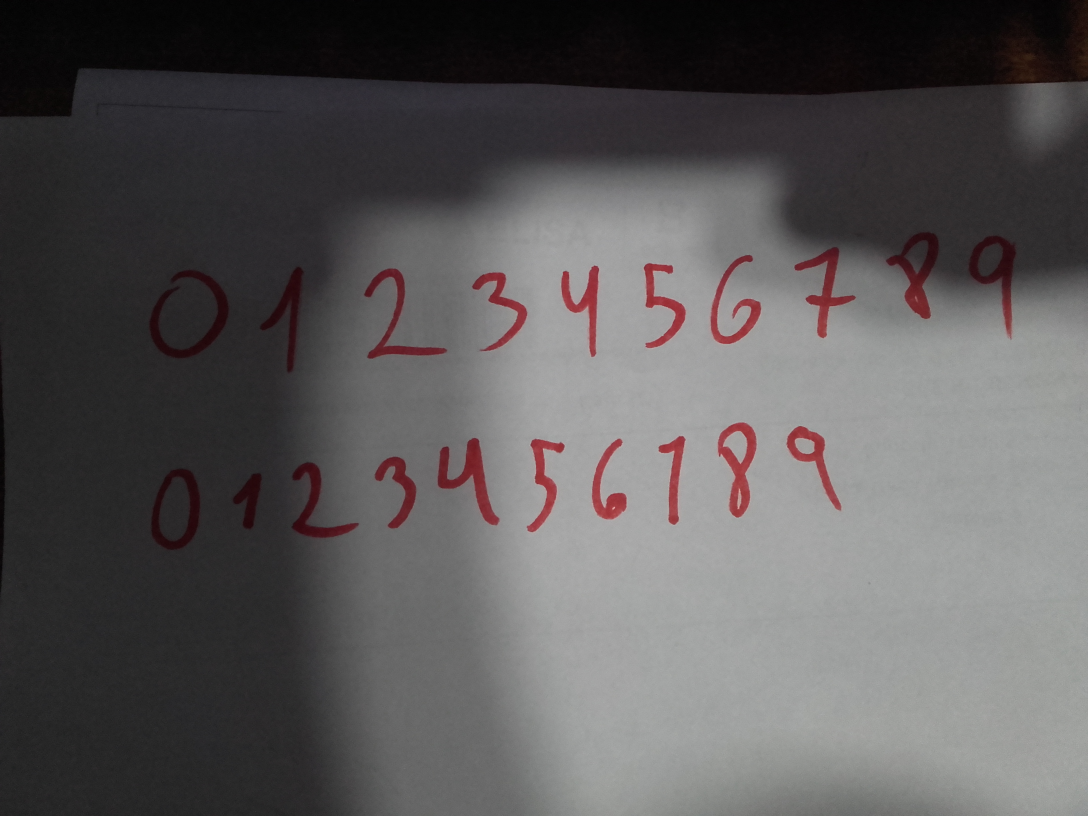
#> input picture Flask/DigitPrediction/functions/test_imgs/many/20180920_191323.jpg, 3264 x 2448 px (shown at 1/3 size); its folder holds only this picture in this run
$ python -i preprocess.py   (imports and definitions only)   (older library calls are emulated)
#> lines starting #> are read from the running program, lines starting #| are printed output that depends on the picture; after the words box and inside, x2 and y2 are one past the last pixel; in counts of white or black regions, pixels touching at a corner belong together
import cv2
import numpy as np
import os
import matplotlib.pyplot as plt


# Retorna la imagen preprocesada (Los digitos en blanco y el fondo negro + corregida la inclinación)
def preprocessing(raw_image):
    output_folder = os.path.dirname(os.path.abspath(__file__)) + "/output_images/"

    # Aplico filtros y binarización
    preprocessed_image = preprocess_image(raw_image)

    # Busco contornos en la imagen para saber cuantos números hay presentes
    _, contours, _ = cv2.findContours(preprocessed_image.copy(), cv2.RETR_EXTERNAL, cv2.CHAIN_APPROX_SIMPLE)
    # Corrección de inclinación sólo si en la imagen hay mas de 1 número:
    if len(contours) > 1:
        M = get_transformation_matrix(preprocessed_image)  # M es la matriz de transformación
        preprocessed_image = rotate(preprocessed_image, M)

    # Por si se desean observar las imagenes preprocesadas, la guardamos en el disco
    cv2.imwrite(output_folder + 'preprocessed_img.png', preprocessed_image)
    return preprocessed_image


def preprocess_image(raw_image):
    # Remuevo pequeños ruidos utilizando un filtro gaussiano
    # blurred = cv2.GaussianBlur(raw_image, (5, 5), 0)
    # Remuevo pequeños ruidos utilizando un filtro bilateral
    kernel = 5
    blurred = cv2.bilateralFilter(raw_image, kernel, kernel*2, kernel/2)
    # Binarizo la imagen utilizando Otsu
    # ret, bw_image = cv2.threshold(blurred.copy(), 0, 255, cv2.THRESH_BINARY_INV + cv2.THRESH_OTSU)
    # Binarizo utilizando filtro adaptativo
    bw_image = cv2.adaptiveThreshold(blurred.copy(), 255, cv2.ADAPTIVE_THRESH_GAUSSIAN_C,\
            cv2.THRESH_BINARY_INV, 11, 3)

    # Algunas transformaciones morfológicas
    kernel = np.ones((1, 1), np.uint8)
    bw_image = cv2.morphologyEx(bw_image, cv2.MORPH_CLOSE, kernel)
    bw_image = cv2.dilate(bw_image, kernel, iterations=1)
    # Eliminación de residuos - Inicio
    # Busco los contornos en la imagen, y calculo el area de cada uno.
    # Calculo una media. Luego remuevo los contornos cuya area este por debajo de la media, ya que es probable que se trate de ruido.
    _, contours, hierarchy = cv2.findContours(bw_image.copy(), 1, 2)

    processed = bw_image.copy()
    mask = np.ones(bw_image.shape[:2], dtype="uint8") * 255
    mean = 0
    for c in contours:
        mean += cv2.contourArea(c)
    mean = mean / len(contours)
    mean = mean - mean * 0.60
    for c in contours:
        if mean > cv2.contourArea(c):
            print("Bad contour")
            cv2.fillPoly(processed, pts=[c], color=(0, 0, 255))
    processed = cv2.bitwise_and(processed, processed, mask=mask)

    plt.imshow(processed)

    # Eliminación de residuos - Fin
    return processed


# El input debe ser una imagen binarizada, texto blanco y fondo negro
def get_transformation_matrix(img):

    # Busco todos los pixeles blancos
    pts = cv2.findNonZero(img)

    # Obtengo el rectangulo que engloba los pixeles blancos
    rect = cv2.minAreaRect(pts)

    # rect[0] tiene el centro del rectangulo, rect[1] el ancho y alto, rect[2] el ángulo
    # Dibujo el rectangulo para poder observarlo.
    drawrect = img.copy()
    drawrect = cv2.cvtColor(drawrect, cv2.COLOR_GRAY2BGR)
    box = cv2.boxPoints(rect)
    box = np.int0(box)  # box now has four vertices of rotated rectangle
    cv2.drawContours(drawrect, [box], 0, (0, 0, 255), 1)
    cv2.imwrite(os.path.dirname(os.path.abspath(__file__)) + '/output_images/rotated_rect.png', drawrect)

    # Cambio el angulo de rotacion si el ancho es mayor al alto.
    # Esto se hace por la forma en que trabaja cv2.minAreaRect.
    rect = list(rect)
    if rect[1][0] < rect[1][1]:  # Ancho > Alto
        temp = list(rect[1])
        temp[0], temp[1] = temp[1], temp[0]
        rect[1] = tuple(temp)
        rect[2] = rect[2] + 90.0

    # Convierto el rectangulo a un numpy array
    rect = np.asarray(rect)

    # Obtengo la matriz de rotación, que utilizaré posteriormente para rotar la imagen.
    M = cv2.getRotationMatrix2D(rect[0], rect[2], 1.0)
    return M


def rotate(image, M):
    return cv2.warpAffine(image, M, (image.shape[1], image.shape[0]))

>>> import cv2
>>> picture = cv2.imread('test_imgs/many/20180920_191323.jpg', cv2.IMREAD_GRAYSCALE)
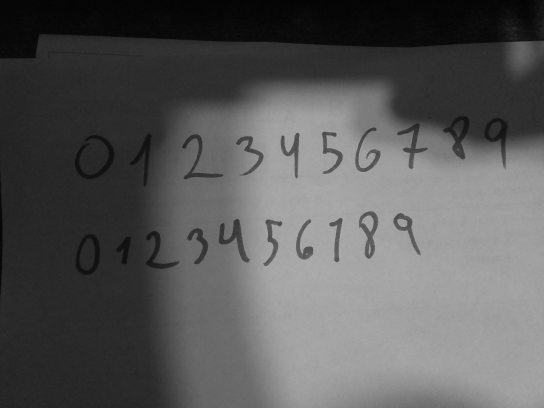
#> picture: shape (2448, 3264) (shown at 1/6 size); min 1, max 192, mean 89.2
>>> result = preprocessing(picture)
#> in preprocess_image, `bw_image = cv2.adaptiveThreshold(blurred.copy(), 255, cv2.ADAPTIVE_THR..`:
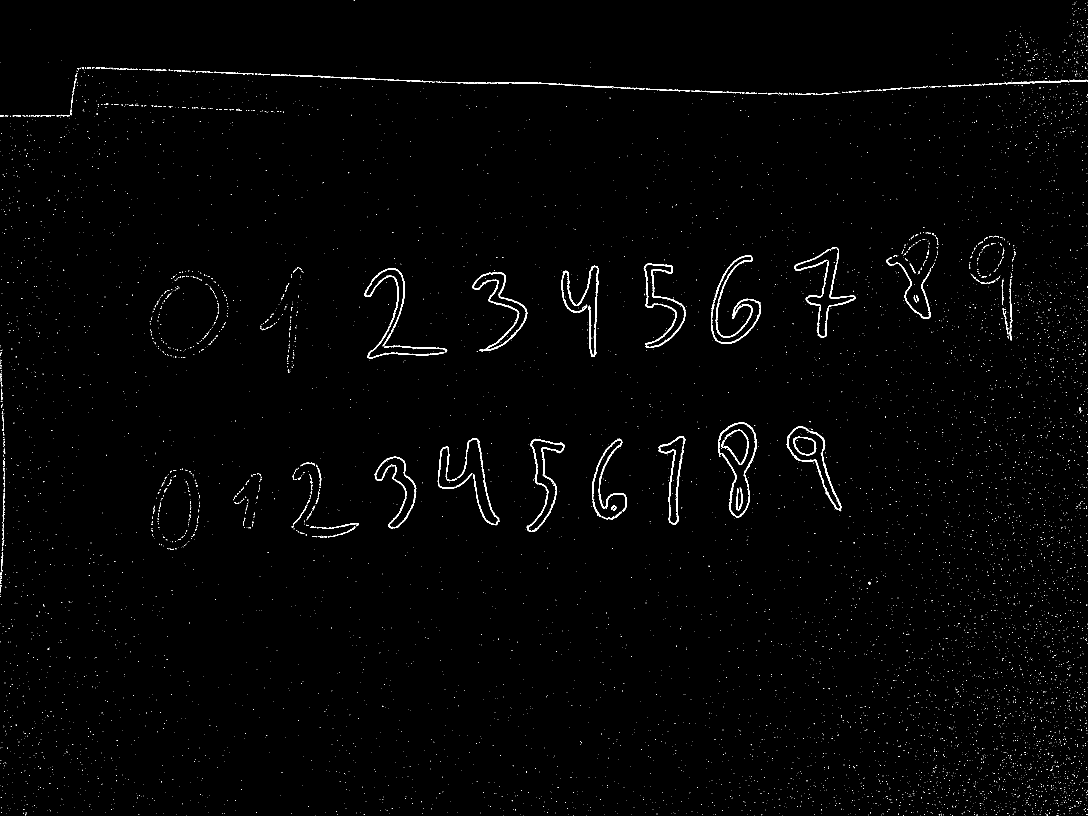
#> bw_image: shape (2448, 3264) (shown at 1/3 size); 0.95% white; 8020 white regions (7828 under 20 px)
#> in preprocess_image, `_, contours, hierarchy = cv2.findContours(bw_image.copy(), 1, 2)`: contours = 8049 contours, 7924 with area under 20; largest, box (x1, y1, x2, y2) and area: (2154, 1268, 2270, 1553) 18912, (2156, 1270, 2268, 1550) 16989, (2361, 1278, 2524, 1532) 12586, (2363, 1281, 2521, 1528) 10602, (1931, 790, 2057, 1044) 9915
#> the loop in preprocess_image, `for c in contours:` made 8049 passes
#> (c, mean) on passes 1 to 3: ([[3169, 2447]], 0), ([[3075, 2447]], 0), ([[2930, 2447], [2931, 2447]], 0)
#> after the loop in preprocess_image, `for c in contours:`: mean = 144373.5
#> in preprocess_image, `mean = mean / len(contours)`: mean = 17.94
#> in preprocess_image, `mean = mean - mean * 0.60`: mean = 7.17
#> the loop in preprocess_image, `for c in contours:` made 8049 passes
#> c on passes 1 to 3: [[3169, 2447]], [[3075, 2447]], [[2930, 2447], [2931, 2447]]
#> (printed output is left out)
#> after the loop in preprocess_image, `for c in contours:`:
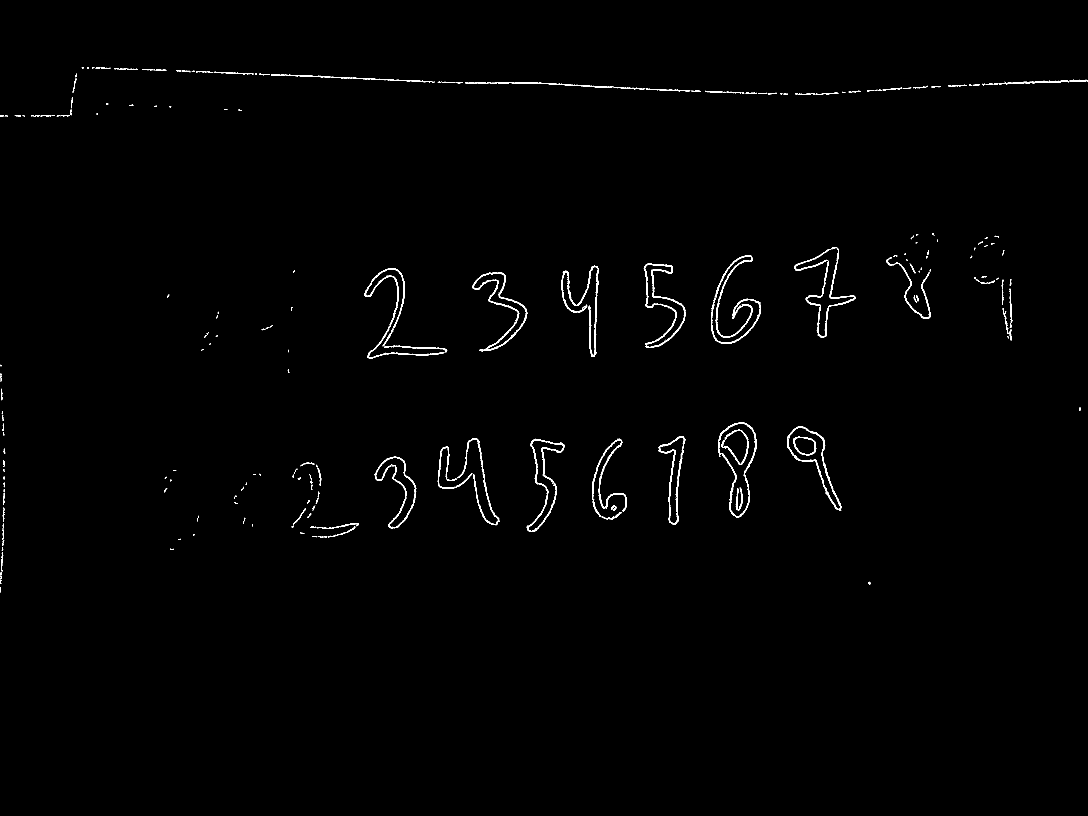
#> processed: shape (2448, 3264) (shown at 1/3 size); 0.72% white; 244 white regions (53 under 20 px)
#> in preprocessing, `_, contours, _ = cv2.findContours(preprocessed_image.copy(), cv2.RETR_..`: contours = 240 contours, 124 with area under 20; largest, box (x1, y1, x2, y2) and area: (2154, 1268, 2270, 1553) 18912, (1931, 790, 2057, 1044) 9915, (1417, 818, 1582, 1054) 9380, (1976, 1308, 2057, 1575) 7768, (2380, 1309, 2449, 1366) 2898
#> in get_transformation_matrix, `pts = cv2.findNonZero(img)`: pts = contour of 57650 points, box (x1, y1, x2, y2) (0, 201, 3264, 1777), area 1801842
#> in get_transformation_matrix, `rect = cv2.minAreaRect(pts)`: rect = ((1631.5, 988.5), (1575, 3263), -90)
#> in get_transformation_matrix, `box = cv2.boxPoints(rect)`: box = [[3263, 1776], [-4.82e-14, 1776], [0, 201], [3263, 201]]
#> in get_transformation_matrix, `box = np.int0(box)`: box = [[3263, 1776], [0, 1776], [0, 201], [3263, 201]]
#> in get_transformation_matrix, `cv2.drawContours(drawrect, [box], 0, (0, 0, 255), 1)`:
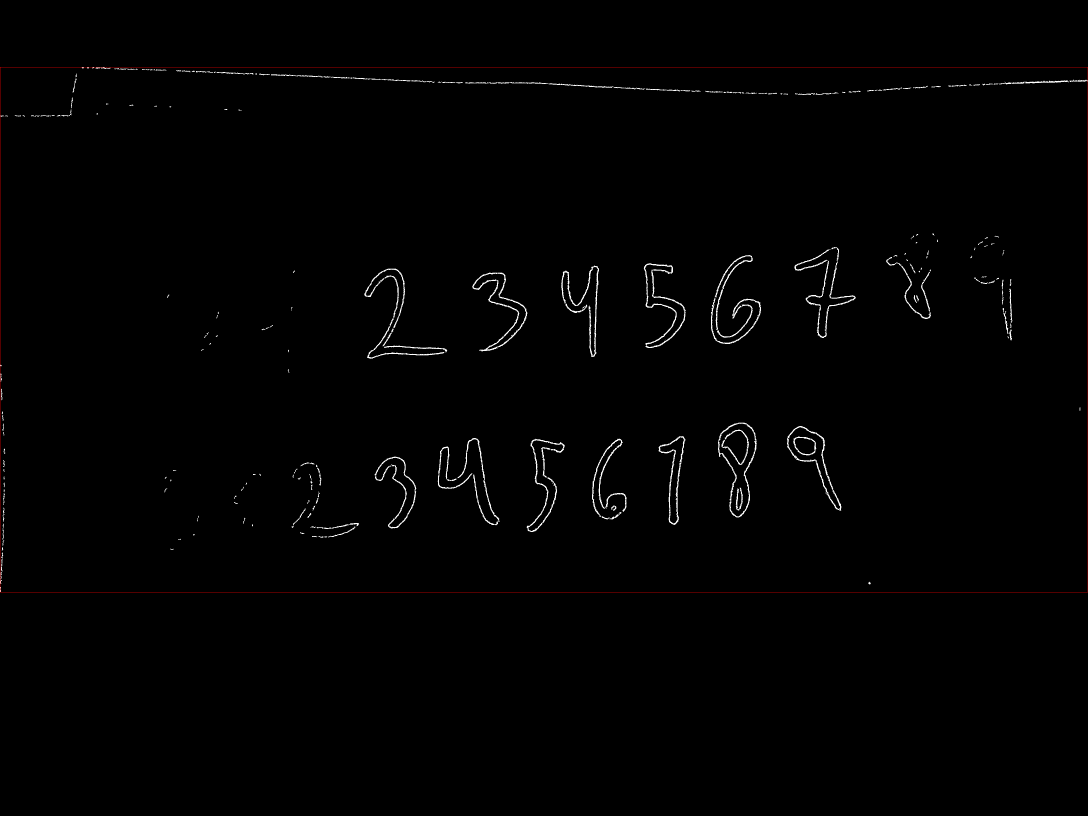
#> drawrect: shape (2448, 3264, 3) (shown at 1/3 size); mean B, G, R 1.8, 1.8, 2.1
#> in get_transformation_matrix, `rect = list(rect)`: rect = [(1631.5, 988.5), (1575, 3263), -90]
#> in get_transformation_matrix, `temp = list(rect[1])`: temp = [1575, 3263]
#> (the run stopped early here; a loop or call above may not have finished)

$ run again, on Flask/DigitPrediction/functions/test_imgs/many/20180920_191504.jpg
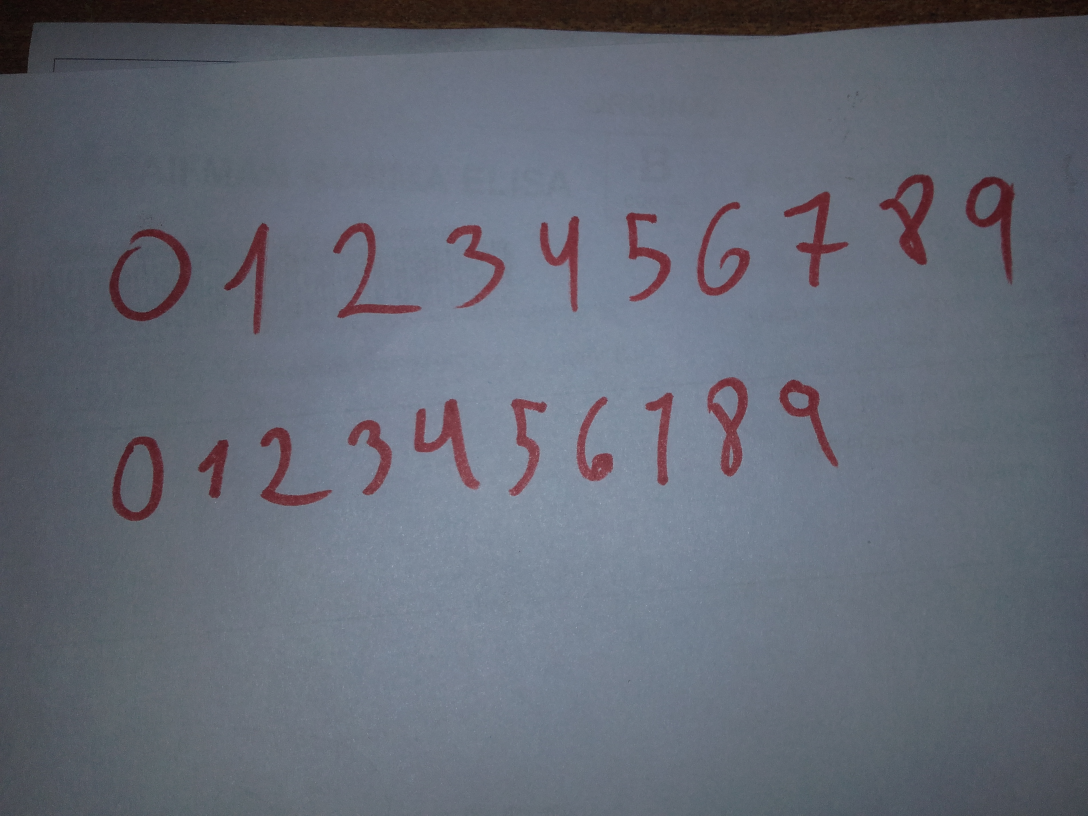
#> input picture Flask/DigitPrediction/functions/test_imgs/many/20180920_191504.jpg, 3264 x 2448 px (shown at 1/3 size)
#> bw_image: shape (2448, 3264); 2.6% white in thin lines or dots
#> in preprocess_image, `_, contours, hierarchy = cv2.findContours(bw_image.copy(), 1, 2)`: contours = 41112 contours, 40595 with area under 20; largest, box (x1, y1, x2, y2) and area: (159, 174, 729, 217) 1008, (2352, 575, 2490, 651) 699, (1971, 1255, 2010, 1421) 587, (2035, 96, 2289, 109) 527, (1910, 741, 2013, 853) 475
#> the loop in preprocess_image, `for c in contours:` made 41112 passes
#> (c, mean) on passes 1 to 3: ([[3254, 2447]], 0), ([[3169, 2447]], 0), ([[3055, 2447]], 0)
#> after the loop in preprocess_image, `for c in contours:`: mean = 84032
#> in preprocess_image, `mean = mean / len(contours)`: mean = 2.04
#> in preprocess_image, `mean = mean - mean * 0.60`: mean = 0.818
#> the loop in preprocess_image, `for c in contours:` made 41112 passes
#> c on passes 1 to 3: [[3254, 2447]], [[3169, 2447]], [[3055, 2447]]
#> (printed output is left out)
#> after the loop in preprocess_image, `for c in contours:`:
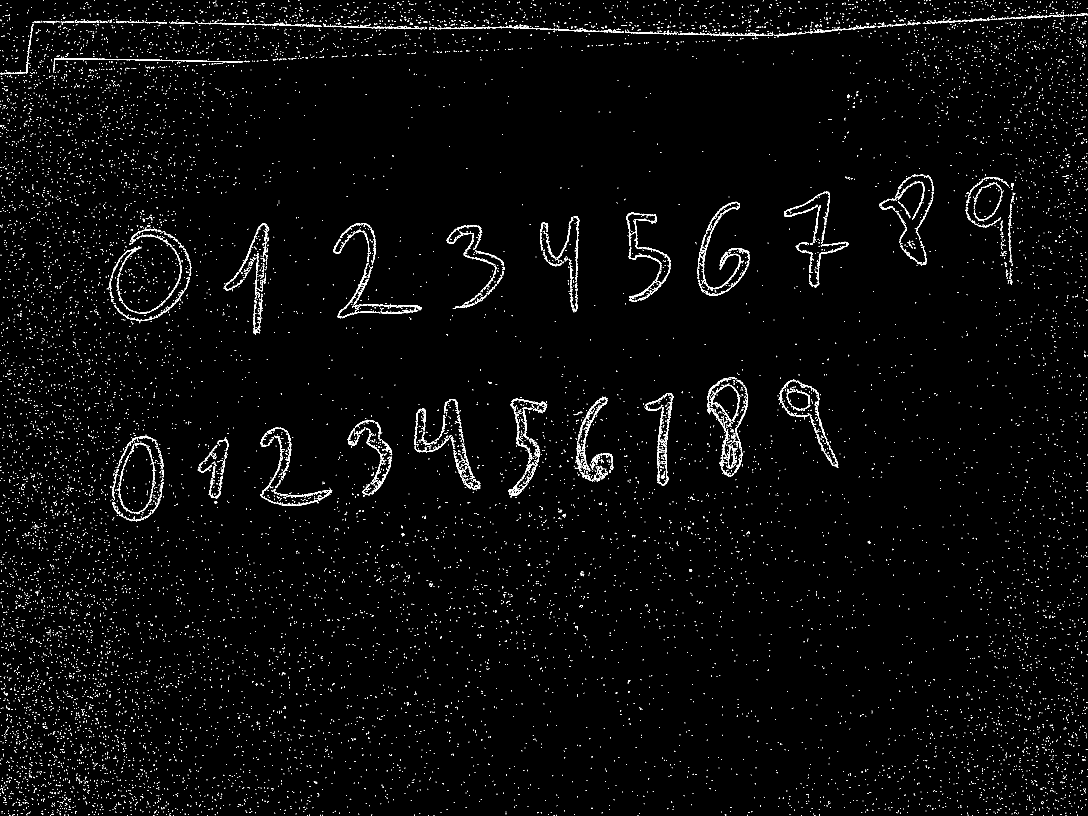
#> processed: shape (2448, 3264) (shown at 1/3 size); 1.9% white in thin lines or dots
#> in preprocessing, `_, contours, _ = cv2.findContours(preprocessed_image.copy(), cv2.RETR_..`: contours = 12347 contours, 11839 with area under 20; largest, box (x1, y1, x2, y2) and area: (159, 174, 729, 217) 1008, (2352, 575, 2490, 651) 699, (1971, 1255, 2010, 1421) 587, (2035, 96, 2289, 109) 527, (1910, 741, 2013, 853) 475
#> pts = contour of 155755 points, box (x1, y1, x2, y2) (0, 0, 3264, 2448), area 295136
#> in get_transformation_matrix, `rect = cv2.minAreaRect(pts)`: rect = ((1631.5, 1223.5), (2447, 3263), -90)
#> in get_transformation_matrix, `box = cv2.boxPoints(rect)`: box = [[3263, 2447], [-7.49e-14, 2447], [0, 0], [3263, 0]]
#> in get_transformation_matrix, `box = np.int0(box)`: box = [[3262, 2446], [0, 2446], [0, 0], [3262, 0]]
#> in get_transformation_matrix, `cv2.drawContours(drawrect, [box], 0, (0, 0, 255), 1)`:
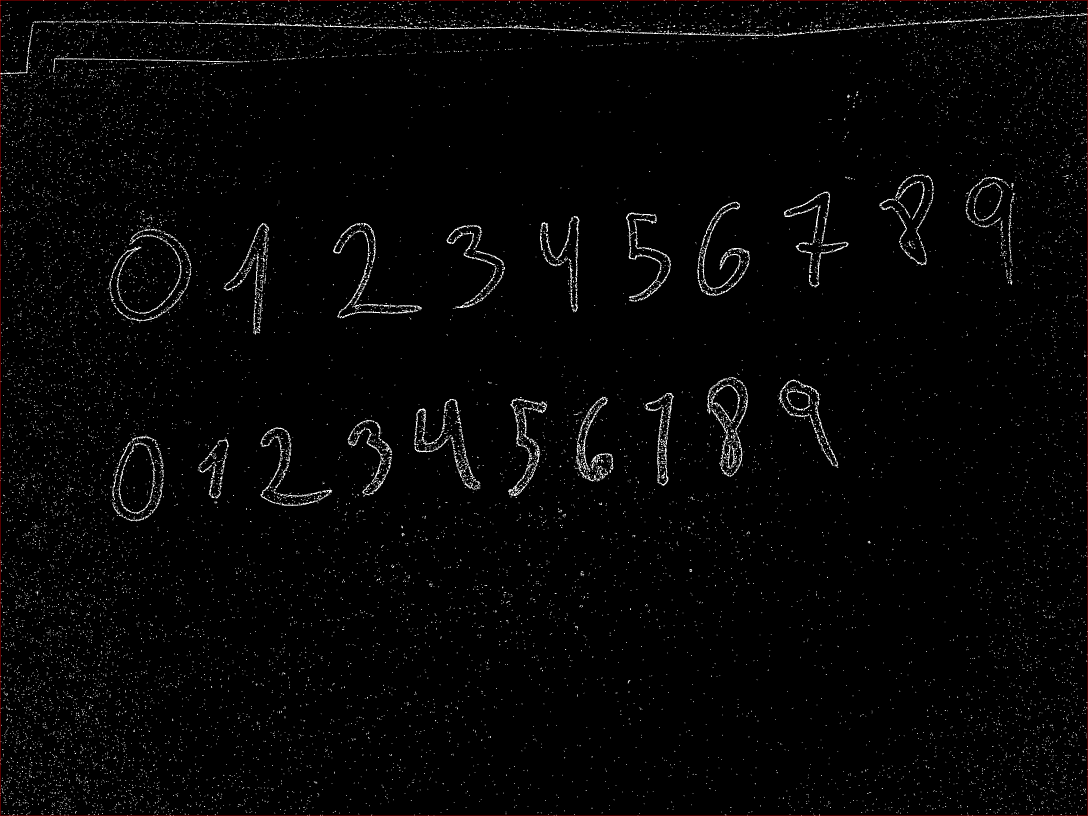
#> drawrect: shape (2448, 3264, 3) (shown at 1/3 size); mean B, G, R 5, 5, 5.3
#> in get_transformation_matrix, `rect = list(rect)`: rect = [(1631.5, 1223.5), (2447, 3263), -90]
#> temp = [2447, 3263]
